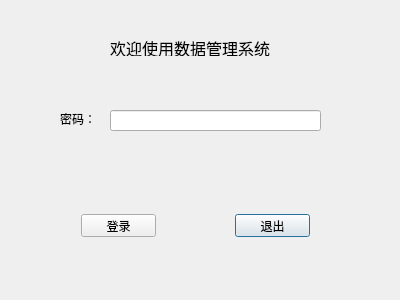
<?xml version="1.0" encoding="UTF-8"?>
<ui version="4.0">
 <class>LoginDialog</class>
 <widget class="QDialog" name="LoginDialog">
  <property name="geometry">
   <rect>
    <x>0</x>
    <y>0</y>
    <width>400</width>
    <height>300</height>
   </rect>
  </property>
  <property name="windowTitle">
   <string>数据管理系统</string>
  </property>
  <widget class="QLabel" name="label">
   <property name="geometry">
    <rect>
     <x>110</x>
     <y>40</y>
     <width>160</width>
     <height>16</height>
    </rect>
   </property>
   <property name="font">
    <font>
     <pointsize>12</pointsize>
    </font>
   </property>
   <property name="text">
    <string>欢迎使用数据管理系统</string>
   </property>
   <property name="alignment">
    <set>Qt::AlignCenter</set>
   </property>
  </widget>
  <widget class="QLineEdit" name="pwdLineEdit">
   <property name="geometry">
    <rect>
     <x>110</x>
     <y>110</y>
     <width>211</width>
     <height>21</height>
    </rect>
   </property>
   <property name="echoMode">
    <enum>QLineEdit::Password</enum>
   </property>
  </widget>
  <widget class="QLabel" name="label_2">
   <property name="geometry">
    <rect>
     <x>60</x>
     <y>111</y>
     <width>36</width>
     <height>16</height>
    </rect>
   </property>
   <property name="text">
    <string>密码：</string>
   </property>
  </widget>
  <widget class="QPushButton" name="quitBtn">
   <property name="geometry">
    <rect>
     <x>235</x>
     <y>214</y>
     <width>75</width>
     <height>23</height>
    </rect>
   </property>
   <property name="text">
    <string>退出</string>
   </property>
  </widget>
  <widget class="QPushButton" name="loginBtn">
   <property name="geometry">
    <rect>
     <x>81</x>
     <y>214</y>
     <width>75</width>
     <height>23</height>
    </rect>
   </property>
   <property name="text">
    <string>登录</string>
   </property>
  </widget>
 </widget>
 <resources/>
 <connections/>
</ui>
